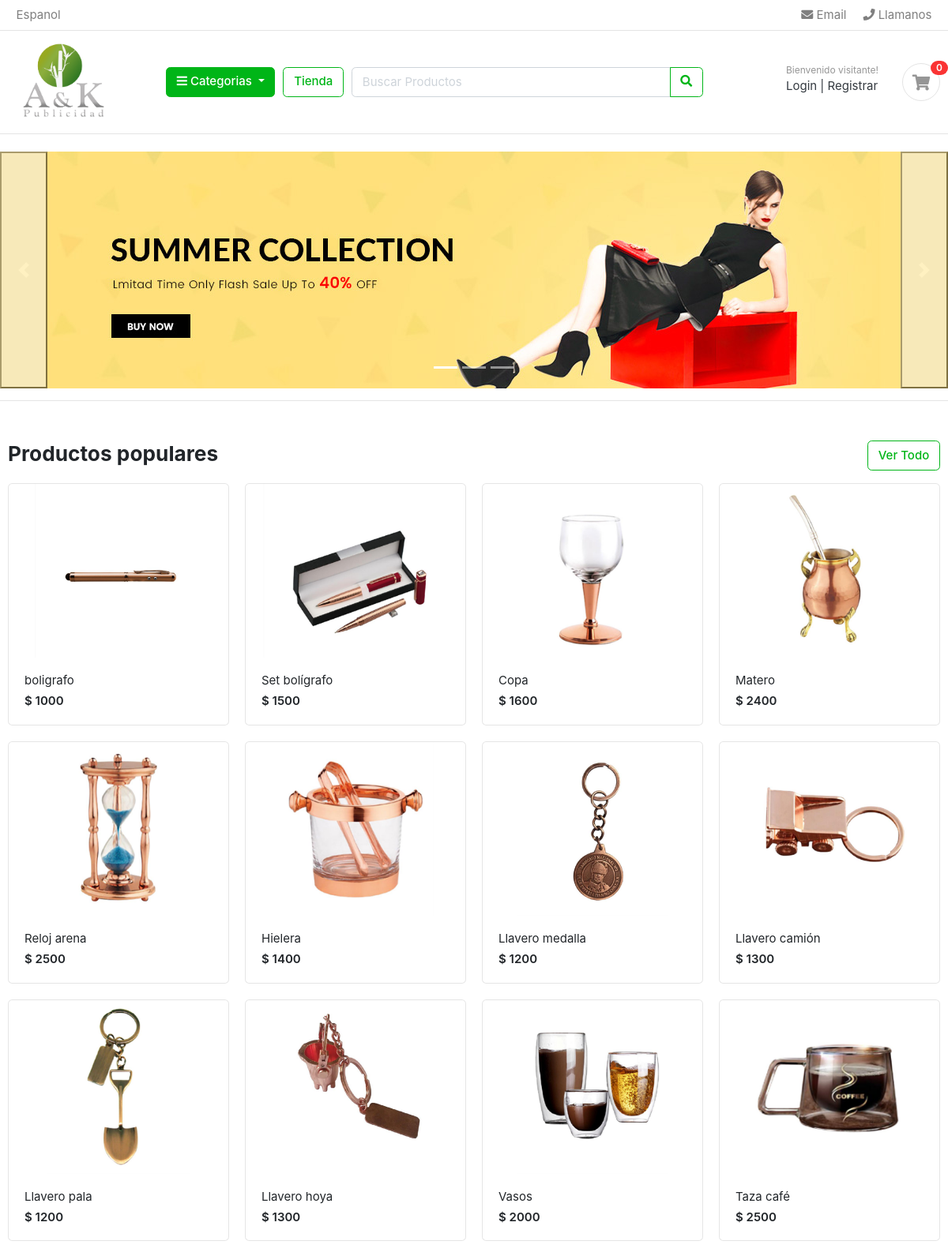
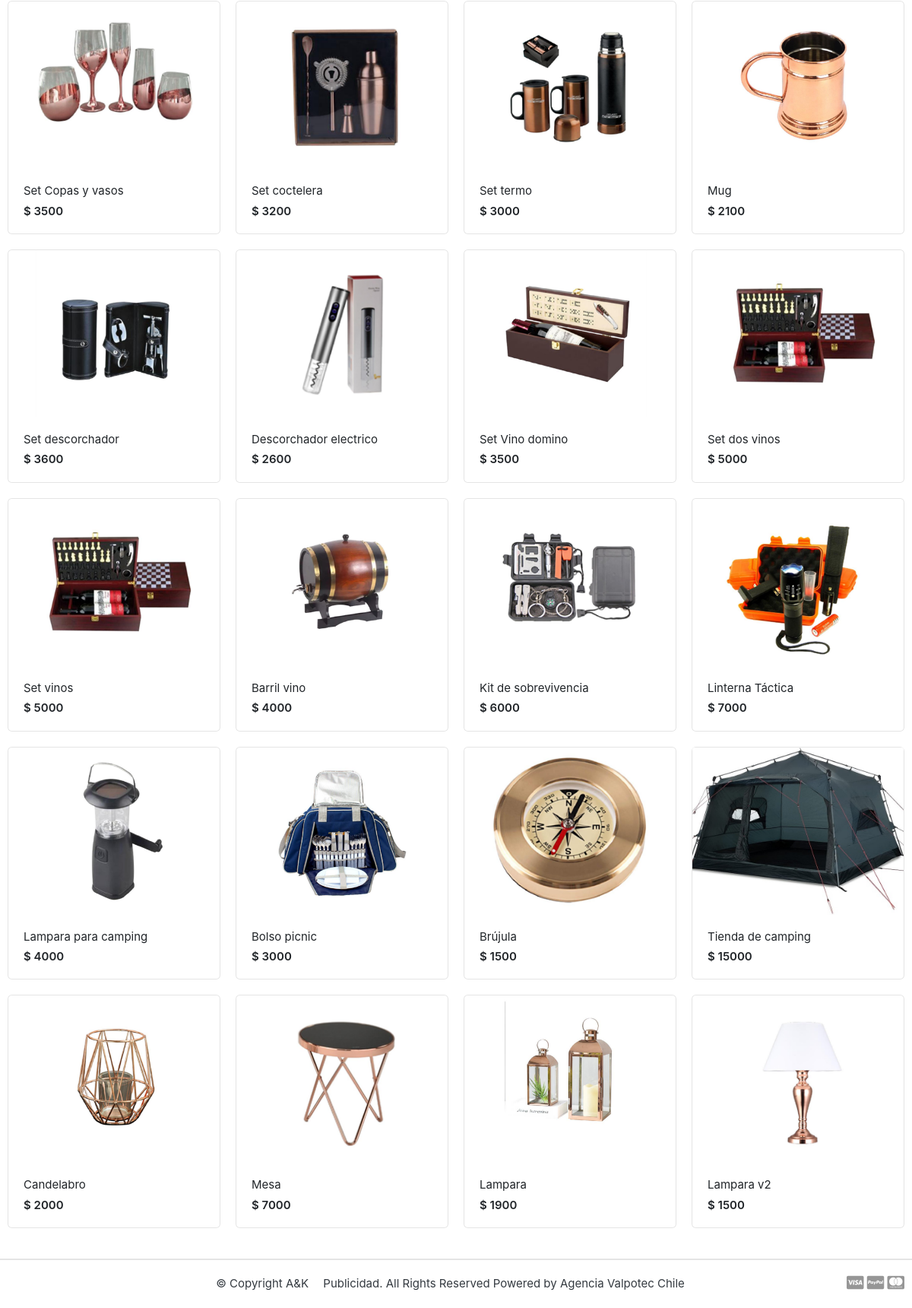
The page / on the database its author committed (2 pictures, top to bottom).
### store/models.py (models this page shows, shortened)
class Product(models.Model):
    product_name = models.CharField(max_length=200, unique = True)
    slug = models.CharField(max_length=200, unique = True)
    description = models.TextField(max_length = 500, blank = True)
    price = models.IntegerField()
    image = models.ImageField(upload_to="photos/products/")
    stock = models.IntegerField()
    is_available = models.BooleanField(default = True)
    category = models.ForeignKey(Category, on_delete=models.CASCADE)
    create_date = models.DateField(auto_now_add =True)
    modified_date = models.DateField(auto_now = True)
    def get_url(self):
        return reverse('product_detail', args=[self.category.slug, self.slug])

### ecommerce/views.py (the view)
# urls.py: 2. Add a URL to urlpatterns:  path('', views.home, name='home')
def home(request):
    products = Product.objects.all().filter(is_available=True)
    contex = {
        'products': products,
    }
    return render(request,'home.html',contex)

### carts/context_processors.py (called while the page is built)
def counter(request):
    cart_count = 0
    try:
        cart = Cart.objects.filter(cart_id=_cart_id(request))
        cart_items = CartItem.objects.all().filter(cart=cart[:1])
        for cart_item in cart_items:
            cart_count += cart_item.quantity
    except Cart.DoesNotExist:
        cart_count = 0
    return dict(cart_count=cart_count)

### carts/views.py (called while the page is built)
def _cart_id(request):
    cart = request.session.session_key
    if not cart:
        cart = request.session.create()
    return cart

### category/context_processors.py (called while the page is built)
def menu_links(request):
    links = Category.objects.all()
    return dict(links=links)

### category/models.py (called while the page is built)
    def get_url(self):
        return reverse('products_by_category', args=[self.slug])

### templates/home.html (shortened to what this page needs)
{% extends 'base.html' %}
{% load static %}
{% block content %}
<section>
	<div id="carouselExampleIndicators" class="carousel slide" data-ride="carousel">
  <ol class="carousel-indicators">
    <li data-target="#carouselExampleIndicators" data-slide-to="0" class="active"></li>
    <li data-target="#carouselExampleIndicators" data-slide-to="1"></li>
    <li data-target="#carouselExampleIndicators" data-slide-to="2"></li>
  </ol>
  <div class="carousel-inner">
    <div class="carousel-item active">
      <img src="{% static 'images/banners/banner01.jpg' %}" class="d-block w-100" alt="..." >
    </div>
  </div>
  <button class="carousel-control-prev" type="button" data-target="#carouselExampleIndicators" data-slide="prev">
    <span class="carousel-control-prev-icon" aria-hidden="true"></span>
  </button>
  <button class="carousel-control-next" type="button" data-target="#carouselExampleIndicators" data-slide="next">
    <span class="carousel-control-next-icon" aria-hidden="true"></span>
  </button>
</div>
</section>
<hr>
<section class="section-name padding-y-sm">
<div class="container">
<header class="section-heading">
	<a href="{% url 'store' %}" class="btn btn-outline-success float-right">Ver Todo</a>
	<h3 class="section-title">Productos populares</h3>
</header>
<div class="row">
    {% for product in products %}
	<div class="col-md-3">
		<div class="card card-product-grid">
			<a href="{{ product.get_url }}" class="img-wrap"> <img src="{{ product.image.url }}"> </a>
			<figcaption class="info-wrap">
				<a href="{{ product.get_url }}" class="title">{{product.product_name}}</a>
				<div class="price mt-1">$ {{ product.price }}</div>
			</figcaption>
		</div>
	</div>
    {% endfor %}
</div>
</section>
</body>
</html>
{% endblock %}

### static/css/ui.css (style rules this page uses)
html { font-family: "Inter", sans-serif; font-size: 15px; }
.img-wrap { text-align: center; display: block; }
.img-wrap img { max-width: 100%; }
.padding-y-sm { padding-top: 20px; padding-bottom: 20px; }
.section-heading { margin-bottom: 20px; margin-top: 15px; }
.section-title { color: #212529; }
[class*=card-product] a.title { color: #212529; display: block; }
[class*=card-product] .img-wrap { overflow: hidden; position: relative; }
[class*=card-product] .img-wrap img { height: 100%; max-width: 100%; width: auto; display: inline-block; -o-object-fit: cover; object-fit: cover; }
.card-product-grid { margin-bottom: 20px; }
.card-product-grid .img-wrap { border-radius: 0.2rem 0.2rem 0 0; height: 220px; }
.card-product-grid .info-wrap { overflow: hidden; padding: 18px 20px; }
.card .img-wrap { overflow: hidden; }
.price { font-weight: 600; color: #212529; }

### rows shown on the page
Product: image (picture), product_name "boligrafo", price "1000"
Product: image (picture), product_name "Set bolígrafo", price "1500"
Product: image (picture), product_name "Copa", price "1600"
Product: image (picture), product_name "Matero", price "2400"
Product: image (picture), product_name "Reloj arena", price "2500"
Product: image (picture), product_name "Hielera", price "1400"
Product: image (picture), product_name "Llavero medalla", price "1200"
Product: image (picture), product_name "Llavero camión", price "1300"
Product: image (picture), product_name "Llavero pala", price "1200"
Product: image (picture), product_name "Llavero hoya", price "1300"
Product: image (picture), product_name "Vasos", price "2000"
Product: image (picture), product_name "Taza café", price "2500"
Product: image (picture), product_name "Set Copas y vasos", price "3500"
Product: image (picture), product_name "Set coctelera", price "3200"
Product: image (picture), product_name "Set termo", price "3000"
Product: image (picture), product_name "Mug", price "2100"
Product: image (picture), product_name "Set descorchador", price "3600"
Product: image (picture), product_name "Descorchador electrico", price "2600"
Product: image (picture), product_name "Set Vino domino", price "3500"
Product: image (picture), product_name "Set dos vinos", price "5000"
Product: image (picture), product_name "Set vinos", price "5000"
Product: image (picture), product_name "Barril vino", price "4000"
Product: image (picture), product_name "Kit de sobrevivencia", price "6000"
Product: image (picture), product_name "Linterna Táctica", price "7000"
Product: image (picture), product_name "Lampara para camping", price "4000"
Product: image (picture), product_name "Bolso picnic", price "3000"
Product: image (picture), product_name "Brújula", price "1500"
Product: image (picture), product_name "Tienda de camping", price "15000"
Product: image (picture), product_name "Candelabro", price "2000"
Product: image (picture), product_name "Mesa", price "7000"
Product: image (picture), product_name "Lampara", price "1900"
Product: image (picture), product_name "Lampara v2", price "1500"

### other values the page prints
{{ cart_count }} "0"
